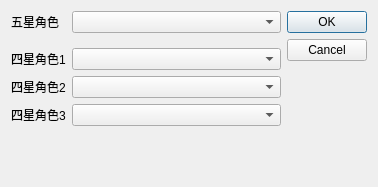
<?xml version="1.0" encoding="UTF-8"?>
<ui version="4.0">
 <class>Dialog</class>
 <widget class="QDialog" name="Dialog">
  <property name="geometry">
   <rect>
    <x>0</x>
    <y>0</y>
    <width>378</width>
    <height>187</height>
   </rect>
  </property>
  <property name="windowTitle">
   <string>选择卡池UP的物品</string>
  </property>
  <layout class="QHBoxLayout" name="horizontalLayout_2">
   <item>
    <layout class="QHBoxLayout" name="horizontalLayout">
     <item>
      <layout class="QFormLayout" name="formLayout">
       <item row="0" column="0">
        <widget class="QLabel" name="label5">
         <property name="text">
          <string>五星角色</string>
         </property>
        </widget>
       </item>
       <item row="0" column="1">
        <widget class="QComboBox" name="box5"/>
       </item>
       <item row="1" column="0">
        <widget class="Line" name="line">
         <property name="orientation">
          <enum>Qt::Horizontal</enum>
         </property>
        </widget>
       </item>
       <item row="2" column="0">
        <widget class="QLabel" name="label41">
         <property name="text">
          <string>四星角色1</string>
         </property>
        </widget>
       </item>
       <item row="2" column="1">
        <widget class="QComboBox" name="box41"/>
       </item>
       <item row="3" column="0">
        <widget class="QLabel" name="label42">
         <property name="text">
          <string>四星角色2</string>
         </property>
        </widget>
       </item>
       <item row="3" column="1">
        <widget class="QComboBox" name="box42"/>
       </item>
       <item row="4" column="0">
        <widget class="QLabel" name="label43">
         <property name="text">
          <string>四星角色3</string>
         </property>
        </widget>
       </item>
       <item row="4" column="1">
        <widget class="QComboBox" name="box43"/>
       </item>
      </layout>
     </item>
     <item>
      <widget class="QDialogButtonBox" name="buttonBox">
       <property name="orientation">
        <enum>Qt::Vertical</enum>
       </property>
       <property name="standardButtons">
        <set>QDialogButtonBox::Cancel|QDialogButtonBox::Ok</set>
       </property>
      </widget>
     </item>
    </layout>
   </item>
  </layout>
 </widget>
 <tabstops>
  <tabstop>box5</tabstop>
  <tabstop>box41</tabstop>
  <tabstop>box42</tabstop>
  <tabstop>box43</tabstop>
 </tabstops>
 <resources/>
 <connections>
  <connection>
   <sender>buttonBox</sender>
   <signal>rejected()</signal>
   <receiver>Dialog</receiver>
   <slot>reject()</slot>
   <hints>
    <hint type="sourcelabel">
     <x>391</x>
     <y>139</y>
    </hint>
    <hint type="destinationlabel">
     <x>201</x>
     <y>75</y>
    </hint>
   </hints>
  </connection>
 </connections>
</ui>
